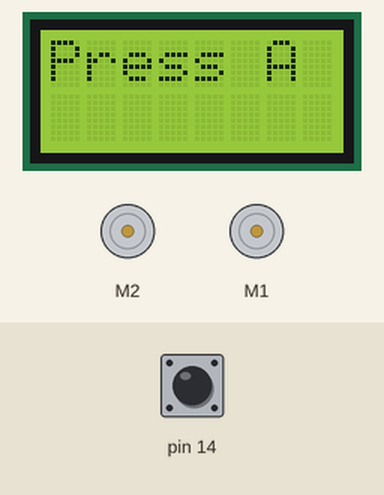
This sketch was run on a simulated Arduino Leonardo, built with avr-gcc and run on an emulated ATmega32U4. Parts: 8×2 character LCD, 2 × DC motor (green arrow = forward, orange = backward, longer = faster). The inputs (shaded band) are chosen by the test bench; at power-on: pin 14 HIGH.

Above: at 1.2 s.
1.3 s: pin 14 pulled LOW for 0.15 s
At 2.75 s:
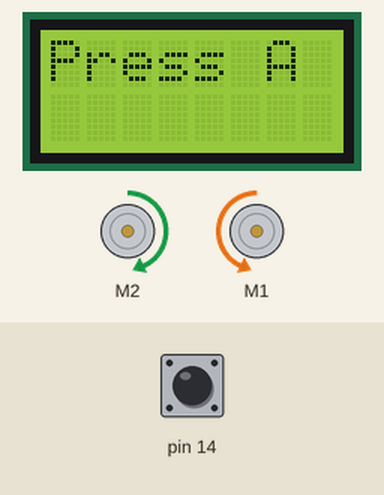
4.4 s: pin 14 pulled LOW for 1 s
At 6.15 s:
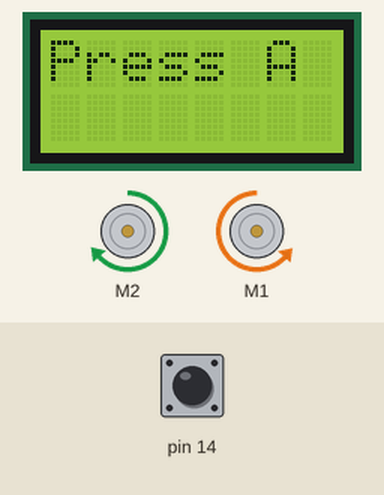
Timing chart, 0 to 8.9 s (numbered marks = the images above; inputs shaded):
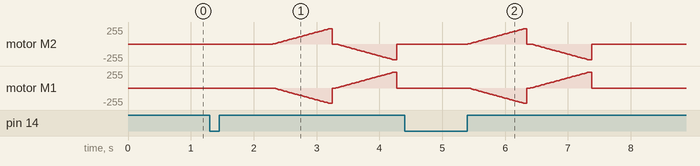

The sketch:

turn_90_180_360.ino
```cpp
#include <Zumo32U4.h>

Zumo32U4LCD lcd;
Zumo32U4Motors motors;
Zumo32U4ButtonA buttonA;

const uint8_t motorSpeed = 400;

void setup() {
  lcd.clear();
  lcd.gotoXY(0, 0);
  lcd.print("Press A");
}


void loop() {
  bool buttonPress = buttonA.getSingleDebouncedPress();

  if (buttonPress) {
    delay(1000);

    turnLeft(255);

    delay(50);
    motors.setRightSpeed(0);
    motors.setLeftSpeed(0);
    delay(50);

    turnRight(265);

    delay(50);
    motors.setRightSpeed(0);
    motors.setLeftSpeed(0);
    delay(50);
  }

}

void turnLeft(double n){
  for (double speed = 0; speed <= (n/360)*510; speed++)
    {
      motors.setRightSpeed(speed);
      motors.setLeftSpeed(-speed);
      delay(2);
    }
}

void turnRight(double n){
  for (double speed = 0; speed <= (n/360)*510; speed++)
    {
      motors.setRightSpeed(-speed);
      motors.setLeftSpeed(speed);
      delay(2);
    }
}
```
